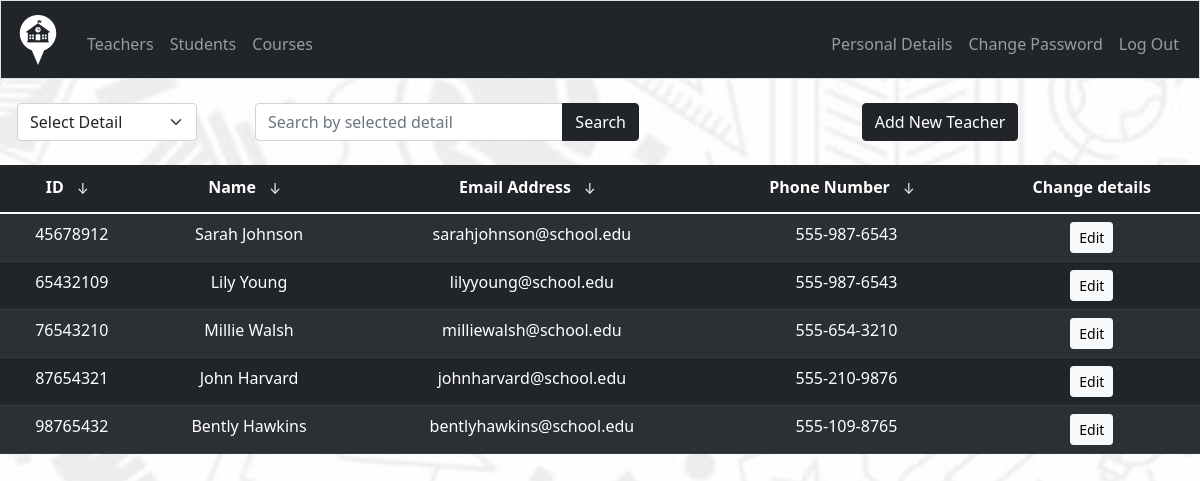
The page /admin/teachers (signed in) on the database its author committed.
### tables this page shows
CREATE TABLE 'user' (
    user_id INTEGER PRIMARY KEY NOT NULL,
    hash TEXT NOT NULL,
    mail TEXT,
    phone TEXT, 
    role TEXT CHECK( role IN ('Admin', 'Teacher') )
, 'name' TEXT);

### app.py (the view)
@app.route("/admin/teachers", methods=["GET", "POST"])
@login_required
@admin_required
def admin_teachers():
    teachers = db.execute("SELECT * FROM user WHERE role = 'Teacher'")
    if request.method == "POST":
        detail = request.form.get("detail")
        query = request.form.get("query")
        if detail and query:
            sql = f"SELECT * FROM user WHERE {detail} LIKE ? AND role = 'Teacher'"
            results = db.execute(sql, ("%" + query + "%",))
            return render_template("admin_teachers.html", teachers=results)
        else:
            flash("All fields are required.", "error")
            return render_template("admin_teachers.html", teachers=teachers)
    else:
        return render_template("admin_teachers.html", teachers=teachers)

### app.py (called while the page is built)
@app.after_request
def after_request(response):
    response.headers["Cache-Control"] = "no-cache, no-store, must-revalidate"
    response.headers["Expires"] = 0
    response.headers["Pragma"] = "no-cache"
    return response

### helpers.py (called while the page is built)
def login_required(f):
    @wraps(f)
    def decorated_function(*args, **kwargs):
        if session.get("user_id") is None:
            return redirect("/login")
        return f(*args, **kwargs)
    return decorated_function

def admin_required(f):
    @wraps(f)
    def decorated_function(*args, **kwargs):
        if session.get("role") != "Admin":
            return redirect("/login")
        return f(*args, **kwargs)
    return decorated_function

### templates/admin_teachers.html (shortened to what this page needs)
{% extends "layout.html" %}
{% block main %}
<form action="/admin/teachers" method="post">
    <div class="row justify-content-around">
        <div class="col-md-2">
            <select class="form-select" id="detail" name="detail">
                <option disabled selected>Select Detail</option>
            </select>
        </div>
        <div class="col-md-4">
            <div class="input-group">
                <input type="text" class="form-control" id="query" name="query" placeholder="Search by selected detail">
                <button type="submit" class="btn btn-dark" id="search-button">Search</button>
            </div>
        </div>
        <div class="col-md-5">
            <a href="/admin/teachers_add" class="btn btn-dark mt-0">Add New Teacher</a>
        </div>
    </div>
</form>
<table class="table table-dark table-striped mt-4">
    <thead>
        <tr>
            <th scope="col" onclick="sortTeachers(1)">ID <button class="btn btn-dark btn-sm btn-sort">↓</button></th>
            <th scope="col" onclick="sortTeachers(2)">Name <button class="btn btn-dark btn-sm btn-sort">↓</button></th>
            <th scope="col" onclick="sortTeachers(3)">Email Address <button class="btn btn-dark btn-sm btn-sort">↓</button></th>
            <th scope="col" onclick="sortTeachers(4)">Phone Number <button class="btn btn-dark btn-sm btn-sort">↓</button></th>
            <th scope="col" style="padding-bottom: 13px;">Change details</th>
        </tr>
    </thead>
    <tbody>
        {% for teacher in teachers %}
            <tr>
                <td>{{ teacher.user_id }}</td>
                <td>{{ teacher.name }}</td>
                <td>{{ teacher.mail }}</td>
                <td>{{ teacher.phone }}</td>
                <td>
                    <a href="/admin/teachers_edit/{{ teacher.user_id }}" class="btn btn-light btn-sm">Edit</a>
                </td>
            </tr>
        {% endfor %}
    </tbody>
</table>
{% endblock %}

### static/styles.css (style rules this page uses)
body { background-image: url('/static/school.jpg'); background-size: cover; background-position: center; background-repeat: no-repeat; }

### rows shown on the page
user: user_id "45678912", name "Sarah Johnson", mail "sarahjohnson@school.edu", phone "555-987-6543"
user: user_id "65432109", name "Lily Young", mail "lilyyoung@school.edu", phone "555-987-6543"
user: user_id "76543210", name "Millie Walsh", mail "milliewalsh@school.edu", phone "555-654-3210"
user: user_id "87654321", name "John Harvard", mail "johnharvard@school.edu", phone "555-210-9876"
user: user_id "98765432", name "Bently Hawkins", mail "bentlyhawkins@school.edu", phone "555-109-8765"
